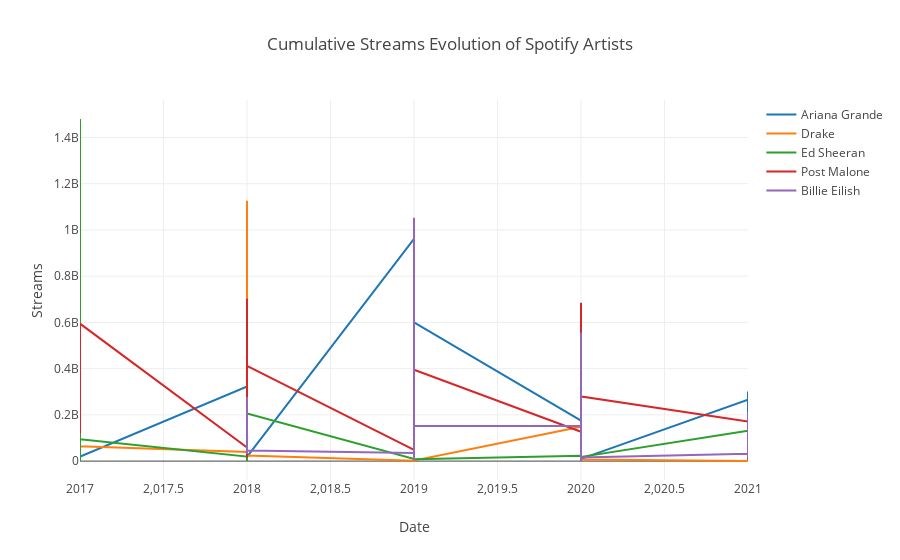

The code cell stored with this chart in its notebook:
### Code cell
# Testing cumulative Streams evolution for 2 artists
%matplotlib inline

fig = go.Figure()
for artist in TotalStreamsTop5.Artist.unique():
    artist_data = TotalStreamsTop5.query("(Artist == @artist)")
    fig.add_trace(go.Scatter(x=artist_data['Year'], y=artist_data['TotalStreams'], name=artist))

fig.update_layout(xaxis_title="Date", yaxis_title="Streams", title="Cumulative Streams Evolution of Spotify Artists")
fig.show()
